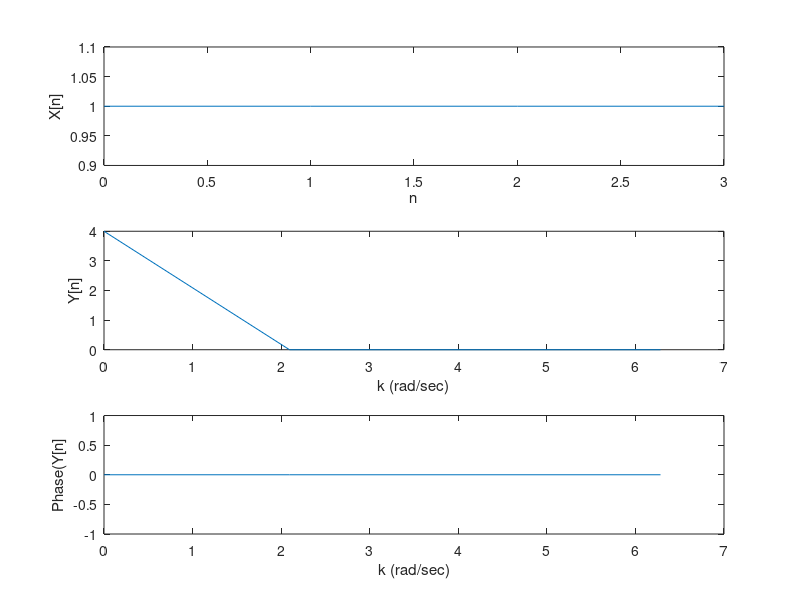
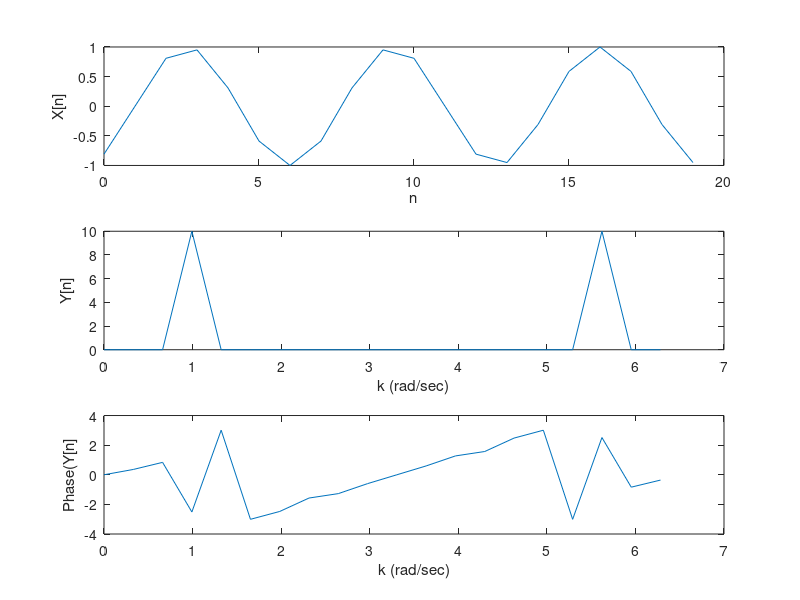
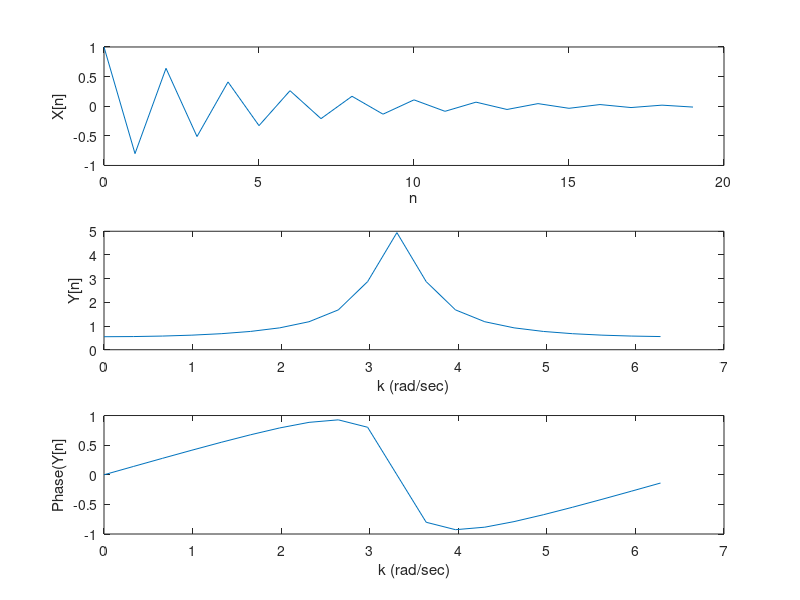

Reproduce these figures in MATLAB, in order.
%part (a)
N = 4;
% N = 16;
% N = 64;
fs = 1;
w = linspace(0,2*pi*fs,N);          % variable to which is used as x axis in graph
L = 4;
x1 = [ones(L,1); zeros(N-L,1)];     % storing function vector
y1 = fft(x1,N);                     % performing DFT
% plotting the graphs
figure(1);
subplot(3,1,1);
plot((0:N-1),x1);
xlabel("n");
ylabel("X[n]");
subplot(3,1,2);
plot(w,abs(y1));
xlabel("k (rad/sec)");
ylabel("Y[n]");
subplot(3,1,3);
plot(w,angle(y1));
xlabel("k (rad/sec)");
ylabel("Phase(Y[n]");
% For N = 4 only w = 0 rad/sec is present
% for N = 16 w = 0 is lowest w = 2.9 rad/sec is highest
% for N = 64 w = 0 is lowest w = 3.09 ad/sec is highest

%part(b),(c) and (d)
N = 20;
fs = 1;
L = 20;
k = (0:(L-1))*(1/fs);           % variable which is given as input variable
w  = linspace(0,2*pi*fs,N);     % variable to which is used as x axis in graph
%x2 = sin(3*pi*k/10);
%x2 = cos(3*pi*k/10);
x2 = sin(3*pi*(k-1)/10);        % vector storing function values
y2 = fft(x2,N);                 % output of FFT function
%plotting the graph
figure(2);
subplot(3,1,1);
plot(k,x2);
xlabel("n");
ylabel("X[n]");
subplot(3,1,2);
plot(w,abs(y2));
xlabel("k (rad/sec)");
ylabel("Y[n]");
subplot(3,1,3);
plot(w,angle(y2));
xlabel("k (rad/sec)");
ylabel("Phase(Y[n]");
% for the above 3 signals the high frequencies are around 0.99 rad/sec and
% rest are all zero

%part (e) and (f)
N = 20;
fs = 1;
L = 20;
k = (0:(L-1))*(1/fs);           % variable which is given as input variable
w  = linspace(0,2*pi*fs,N);     % variable to which is used as x axis in graph
%x3 = 0.8.^(k);
x3 = (-0.8).^(k);               % vector storing function values 
y3 = fft(x3,N);                 % output of FFT function
% plotting the graph
figure(3);  
subplot(3,1,1);
plot(k,x3);
xlabel("n");
ylabel("X[n]");
subplot(3,1,2);
plot(w,abs(y3));
xlabel("k (rad/sec)");
ylabel("Y[n]");
subplot(3,1,3);
plot(w,angle(y3));
xlabel("k (rad/sec)");
ylabel("Phase(Y[n]");
% For part (e) the highest frequency is around 3.14 rad/sec and lowest is 0 rad/sec
% for part (f) the peak lies at around 3.3 rad/sec and decreases on both sides